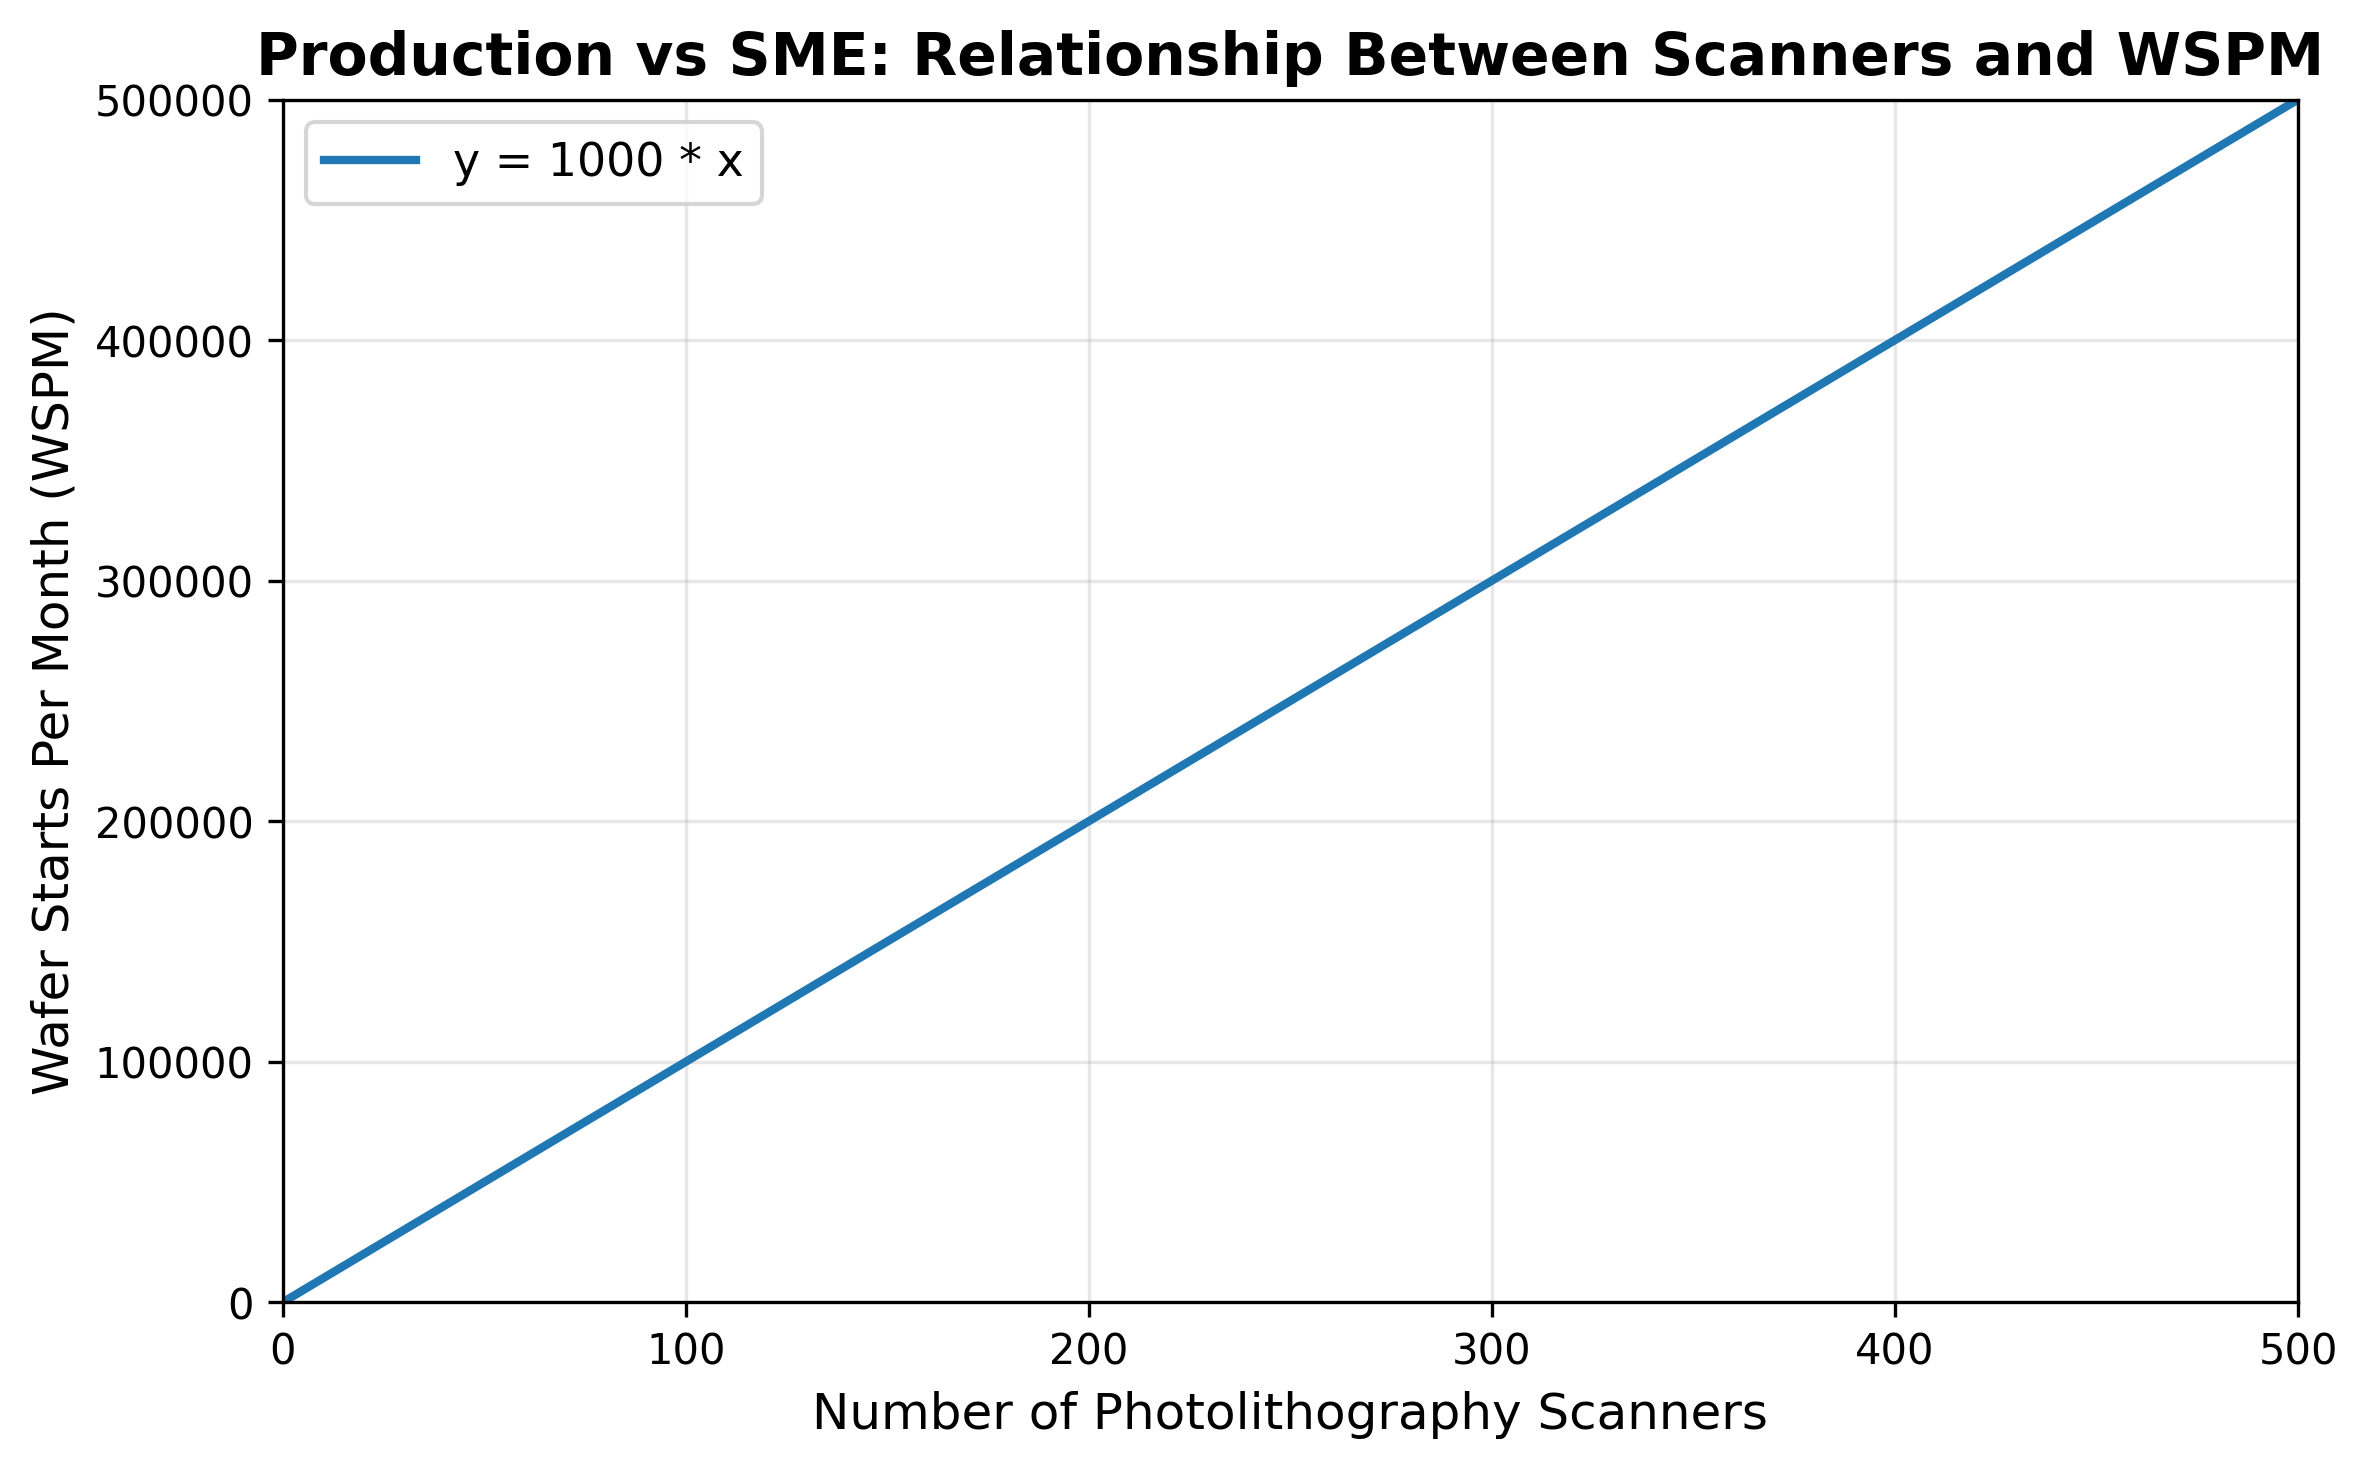

This figure's Python source:
import matplotlib.pyplot as plt
import numpy as np

# Create data for the plot
# x-axis: number of photolithography scanners (from 0 to 500)
scanners = np.array([0, 500])

# y-axis: wafer starts per month (WSPM)
# Relationship: WSPM = 1000 * scanners
wspm = 1000 * scanners

# Create the plot (smaller, non-square dimensions)
plt.figure(figsize=(8, 5))
plt.plot(scanners, wspm, '-', linewidth=2, label='y = 1000 * x')

# Set axis limits
plt.xlim(0, 500)
plt.ylim(0, 500000)

# Add grid
plt.grid(True, alpha=0.3)

# Labels and title
plt.xlabel('Number of Photolithography Scanners', fontsize=12)
plt.ylabel('Wafer Starts Per Month (WSPM)', fontsize=12)
plt.title('Production vs SME: Relationship Between Scanners and WSPM', fontsize=14, fontweight='bold')

# Add legend
plt.legend(fontsize=11, loc='upper left')

# Save the plot
plt.tight_layout()
plt.savefig('production_vs_sme.png', dpi=300, bbox_inches='tight')
print("Plot saved as 'production_vs_sme.png'")

